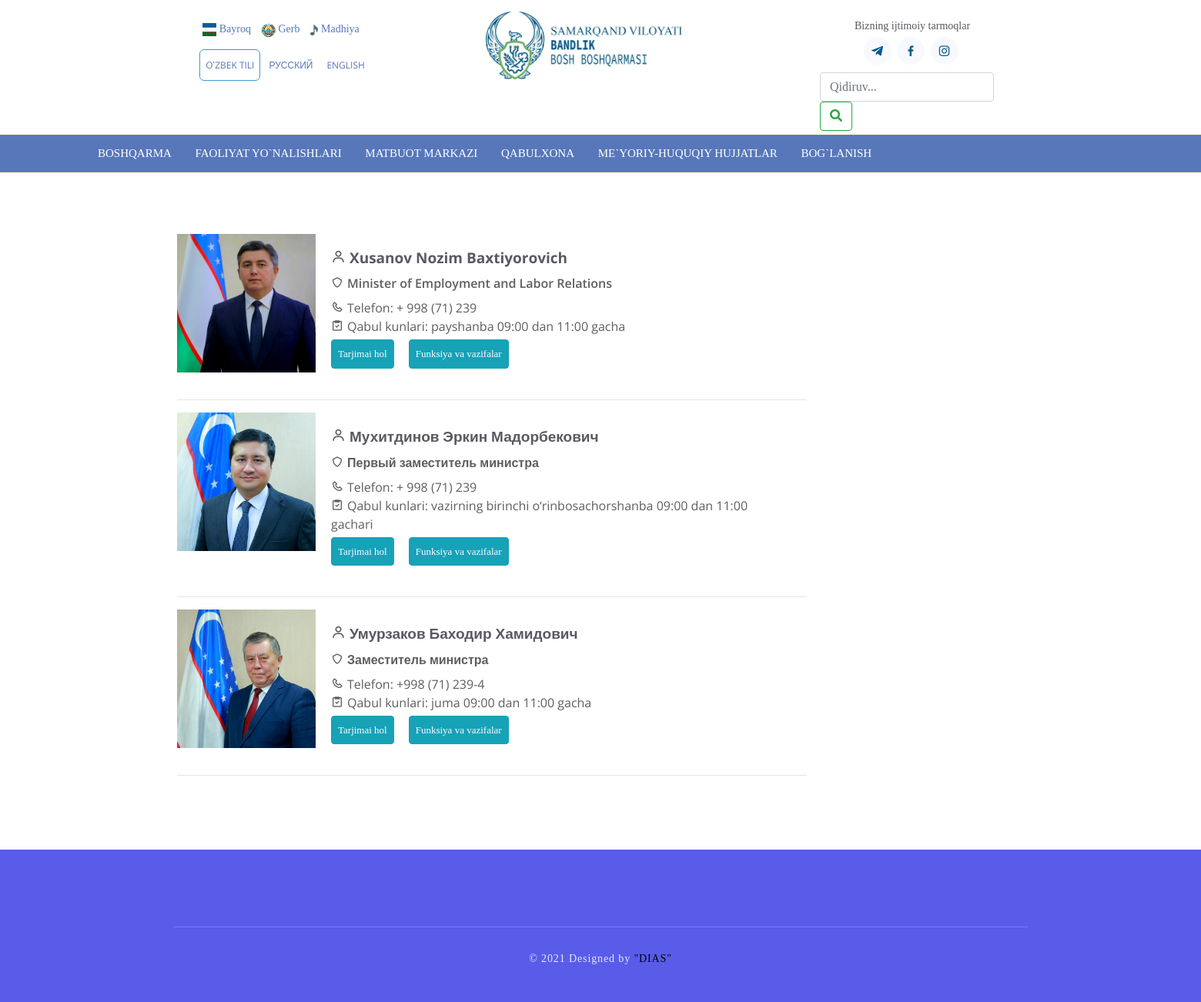
/management/, run on the app's committed database.
### management/models.py (models this page shows, shortened)
class Managment(models.Model):
    name = models.CharField(verbose_name="F.I.SH", max_length=250)
    title = models.CharField(verbose_name="Lavozimi", max_length=250)
    phone = models.CharField(verbose_name="Phone", max_length=15)
    acceptance_dates = models.CharField(verbose_name="Qabul kunlari", max_length=250)
    biography = models.TextField(verbose_name="Tarjimai hol", null=True, blank=True)
    functions_tasks = models.TextField(verbose_name="Funksiya va vazifalar", null=True, blank=True)
    date_time = models.DateTimeField(auto_now_add=True)
    image = models.ImageField()
    class Meta:
        verbose_name="Rahbaryat"
        verbose_name_plural="Rahbaryat azolari"

### management/views.py (the view)
# urls.py: path('management/', ManagmentView.as_view(), name='management'),
class ManagmentView(TemplateView):
    template_name = 'managment.html'
    model = Managment
    def get_context_data(self, **kwargs):
        context = super(ManagmentView, self).get_context_data(**kwargs)
        context['managers_list'] = Managment.objects.all().reverse()
        return context

### templates/managment.html (shortened to what this page needs)
{% extends 'base.html' %}
{% load static %}
{% load i18n %}
{% block content %}
<section class="inner-page">
    <div class="container">
      <div class="row">
          <div class="col-md-9">
{% for manager in managers_list %}
<div class="personalBlock">
                <a target="_blank" href="../../uploads/1550475473_img_20181205_180628_481.jpg">
                <img class="personalImage" src="{{ manager.image.url}}"></a>
        <div class="personalCard">
            <div class="personalCardName"><i class="bx bx-user"></i>{{manager.name}}</div>
            <div class="personalCardPosition"><i class="bx bx-shield"></i>{{ manager.title}}</div>
            <div class="personalCardRecDays"><i class="bx bx-phone"></i>Telefon: {{manager.phone}}</div>
            <div class="personalCardRecDays"><i class="bx bx-task"></i>Qabul kunlari: {{ manager.acceptance_dates}}</div>
            <div class="minButtons js-toggleLinks">
              <a class="btn btn-info p-2" href="#biography">{% translate  'Tarjimai hol' %}</a>
              <a class="btn btn-info p-2" href="#functions">{% translate  'Funksiya va vazifalar' %}</a>
            </div>
        </div>
    </div>
    <hr>
    {% endfor %}
            </div>
          <div class="col-md-3">
      <div class="blog-sidebar margin-b-30">
          <div class="blog-sidebar-content">
            <ul class="timeline-v2">
                             </ul>
          </div>
      </div>
      <div class="blog-sidebar">
        <div class="blog-sidebar-content">
        </div>
      </div>
    </div>
        </div>
    </div>
  </section>
{% endblock content %}

### templates/base.html (shortened to what this page needs)
<!DOCTYPE html>
<html lang="en">
{% load static %}
{% load i18n %}
{% load active_link_tags %}
<head>
	<link href="{% static 'assets1/css/bootstrap.min.css' %}" rel="stylesheet" type="text/css">
	<link href="{% static 'assets1/css/font-awesome.min.css' %}" rel="stylesheet" type="text/css">
	<link href="{% static 'assets1/css/blue.css' %}" rel="stylesheet" type="text/css">
	<link href="{% static 'assets1/css/style.css' %}" rel="stylesheet" type="text/css">
	<link href="{% static 'assets1/style.css' %}" rel="stylesheet" type="text/css">
	<link href="{% static 'assets1/css1.css' %}" rel="stylesheet" type="text/css">
	<link href="{% static 'assets1/css2.css' %}" rel="stylesheet" type="text/css">
	<link href="{% static 'assets/vendor/bootstrap/css/bootstrap.min.css' %}" rel="stylesheet">
	<link href="{% static 'assets/vendor/icofont/icofont.min.css' %}" rel="stylesheet">
	<link href="{% static 'assets/vendor/boxicons/css/boxicons.min.css' %}" rel="stylesheet">
	<link href="{% static 'assets/vendor/owl.carousel/assets/owl.carousel.min.css' %}" rel="stylesheet">
	<link href="{% static 'assets/vendor/venobox/venobox.css' %}" rel="stylesheet">
	<link href="{% static 'assets/vendor/aos/aos.css' %}" rel="stylesheet">
	<link href="{% static 'assets/vendor/scss/card.css' %}" rel="stylesheet">
	<link rel="stylesheet" href="{% static 'assets/css/jquery.fancybox.css' %}"/>
	<link href="{% static 'assets/css/style.css' %}" rel="stylesheet">
	<link href="{% static 'assets/css/vftvi.css' %}" rel="stylesheet">
	<link href="{% static 'assets/css/vftvi_contrast.css' %}" rel="stylesheet">
	<link href="{% static 'cdnjs.cloudflare.com/ajax/libs/font-awesome/5.11.2/css/all.min.css' %}" rel="stylesheet">
</head>
<body>
  <div class="header">
	<div class="minicontainer">
		<div class="block left d-none d-md-block">
		  <div class="stateSymbols">
			  <a target="_blank" rel="noopener noreferrer" href="{% url 'bayroq' %}"><i>
			  <img src="{% static 'images/flag.png' %}" alt=""></i>
				  <span>{% trans 'Bayroq' %}</span></a>
			  <a target="_blank" rel="noopener noreferrer" href="{% url 'gerb' %}"><i>
			  <img src="{% static 'images/gerb.png' %}" alt=""></i>
				  <span>{% trans 'Gerb' %}</span></a>
			  <a target="_blank" rel="noopener noreferrer" href="{% url 'madhiya' %}"><i>
			  <img src="{% static 'images/gymn.png' %}" alt=""></i>
				  <span>{% trans 'Madhiya' %}</span></a>
		  </div>
				{% get_current_language as LANGUAGE_CODE %}
				{% get_available_languages as LANGUAGES %}
				{% get_language_info_list for LANGUAGES as languages %}
		  <ul class="languages" style="color: #4F4846;">
			{% get_current_language as LANGUAGE_CODE %}
			{% get_available_languages as LANGUAGES %}
			{% get_language_info_list for LANGUAGES as language %}
			{% for lang in language %}
			  <li>
			  {% if lang.code == 'uz' %}
			  <a hreflang="" href="/" {% if lang.code == LANGUAGE_CODE %} id="salom" {% endif %}  >
				{{lang.name_local}}</a>
			  {% else %}
				  <a hreflang="" href="/{{lang.code}}/" {% if lang.code == LANGUAGE_CODE %} id="salom" {% endif %}  >
					  {{lang.name_local}}</a>
				  {% endif %}
			  </li>
			  {% endfor %}
		  </ul>
		</div>
		<div class="block right d-none d-md-block">
					<div class="footer-top mt-2">
					<div class="footer-links" data-aos="fade-up" data-aos-delay="300">
					  <span>{% trans 'Bizning ijtimoiy tarmoqlar' %}</span>
					  <div class="social-links mt-1">
						<a href="#" class="telegram"><i class="bx bxl-telegram"></i></a>
						<a href="#" class="facebook"><i class="bx bxl-facebook"></i></a>
						<a href="#" class="instagram"><i class="bx bxl-instagram"></i></a>
						<div style="padding-top: 10px;padding-bottom: 5px;">
							<form action="{% url 'search' %}" method="get" class="form-inline my-2 my-lg-0">
								<input name="q" class="form-control mr-sm-2" type="text" placeholder="{% trans 'Qidiruv...' %}" aria-label="Search">
								<button class="btn btn-outline-success my-2 my-sm-0" type="submit"><i class="fa fa-search"></i></button>
							  </form>
					  </div>
					  </div>
					</div>
			  </div>
		</div>
		<div class="logo">
		   <a href="/"><img src="{% static 'images/photo_2021-11-11_08-29-51.jpg' %}" width="300" alt="" class=""></a>
		</div>
	</div>
</div>
<header id="header" class="sticky-top  header-transparent ">
<div class="d-flex">
<nav class="nav-menu d-none d-lg-block" style="padding-left: 120px;">
  <ul class="mainq" >
   <li class="drop-down"><a href="#">{% trans 'Boshqarma' %}</a>
	 </li>
<li class="drop-down"><a href="#">{% trans 'Faoliyat yo`nalishlari' %}</a>
	 </li>
<li class="drop-down"><a href="oz/index.html#news">{% trans 'Matbuot markazi' %}</a>
	 </li>
<li class="drop-down"><a href="#">{% trans 'Qabulxona' %}</a>
	 </li>
<li class="drop-down"><a href="#">{% trans 'Me`yoriy-huquqiy hujjatlar' %}</a>
	 </li>
<li class="" ><a href="{% url 'gmenyu' %}#contact">{% trans 'Bog`lanish' %}</a>
	 </li>
 </ul></li>
</nav>
</div>
</header>
{% block content %}
{% endblock content %}
	<footer>
		<div class="container">
			<div class="row">
				<div class="col-lg-12">
					<p class="copyright">© 2021 Designed by <a href="https://t.me/saidazim_xon" style="color: black;"> "DIAS"</a></b> </p>
				</div>
			</div>
		</div>
	</footer>
</body>
</html>

### frontend/static/assets1/css/blue.css (style rules this page uses)
html, body, div, span, applet, object, iframe, h1, h2, h3, h4, h5, h6, p, blockquote, div pre, a, abbr, acronym, address, big, cite, code, del, dfn, em, font, img, ins, kbd, q, s, samp, small, strike, strong, sub, sup, tt, var, b, u, i, center, dl, dt, dd, ol, ul, li, figure, header, nav, section, article, aside, footer, figcaption { margin: 0; padding: 0; border: 0; outline: 0; }
ul, li { padding: 0; margin: 0; list-style: none; }
header, nav, section, article, aside, footer, hgroup { display: block; }
* { box-sizing: border-box; }
html, body { font-family: "Nunito", sans-serif; font-weight: 400; background-color: rgb(209, 25, 25); font-size: 16px; -ms-text-size-adjust: 100%; -webkit-font-smoothing: antialiased; -moz-osx-font-smoothing: grayscale; }
a { text-decoration: none !important; }
ul { margin-bottom: 0px; }
html, body { background: #fff; color: #6F8BA4; font-family: "Nunito", sans-serif; }
footer { background: #585CE9; padding-top: 70px; }
footer .copyright { text-align: center; border-top: 1px solid #777BFF; margin-top: 30px; padding-top: 30px; padding-bottom: 30px; font-weight: 400; font-size: 14px; color: #E5E9F7; letter-spacing: 0.88px; }

### frontend/static/assets1/css/style.css (style rules this page uses)
section { padding: 60px 0; }

### data on the page
Managment: image (picture), name "Xusanov Nozim Baxtiyorovich", title "Minister of Employment and Labor Relations", phone "+ 998 (71) 239", acceptance_dates "payshanba 09:00 dan 11:00 gacha"
Managment: image (picture), name "Мухитдинов Эркин Мадорбекович", title "Первый заместитель министра", phone "+ 998 (71) 239", acceptance_dates "vazirning birinchi o‘rinbosachorshanba 09:00 dan 11:00 gachari"
Managment: image (picture), name "Умурзаков Баходир Хамидович", title "Заместитель министра", phone "+998 (71) 239-4", acceptance_dates "juma 09:00 dan 11:00 gacha"

### other printed values
{{ lang.name_local }} "OʻZBEK TILI"
{{ lang.name_local }} "РУССКИЙ" "ENGLISH"
